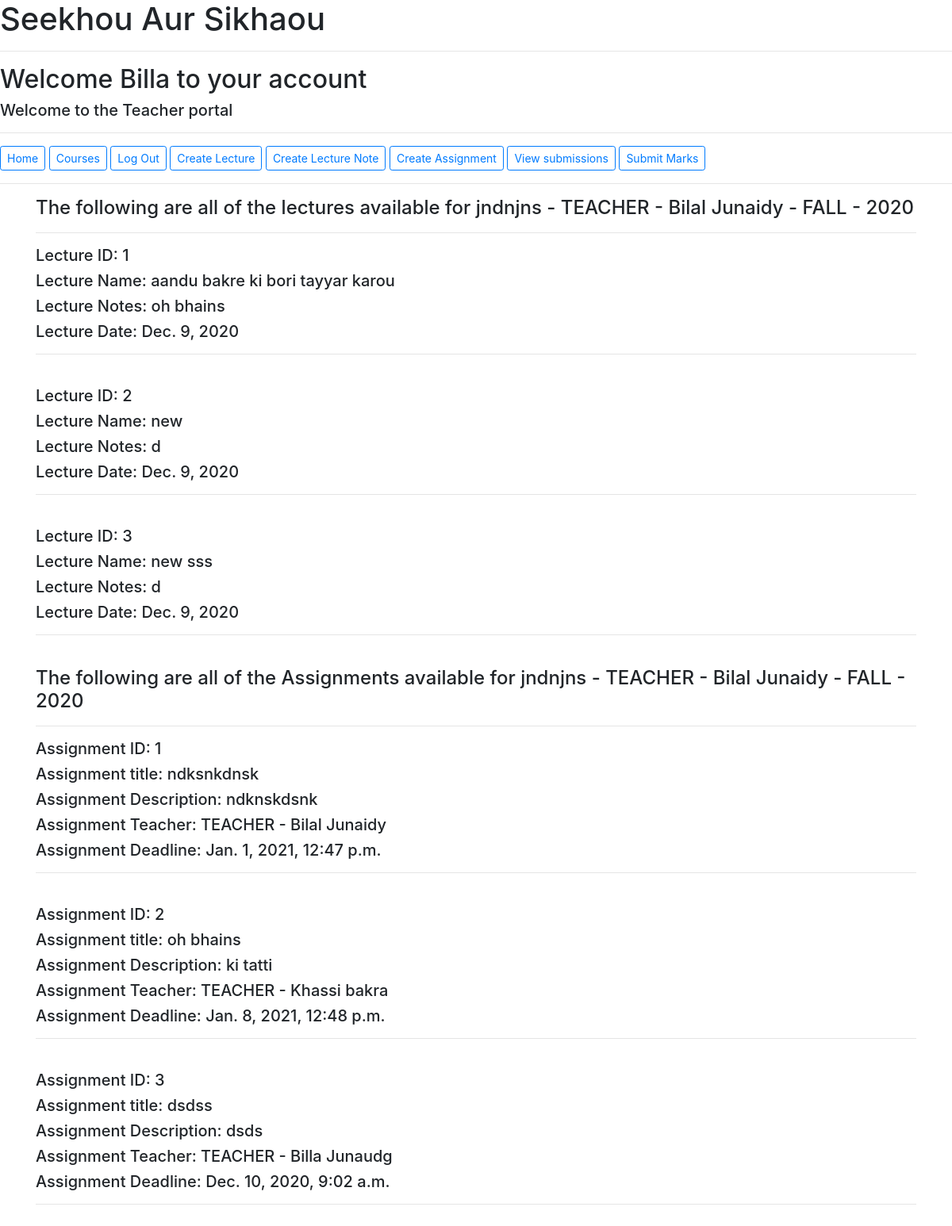
Screenshot of /learn/section/1 (signed in) with the database file from the repository.
### learn/models.py (models this page shows, shortened)
class User(AbstractUser):
    TYPE_OPTIONS = [
        ('STUDENT', 'Student'),
        ('TEACHER', 'Teacher'),
        ('PARENT', 'Parent'),
        ('ADMIN', 'Admin')
    ]
    GRADE_OPTIONS = [
        ('GRADE5','Grade 5'),
        ('GRADE6','Grade 6'),
        ('GRADE7','Grade 7'),
        ('GRADE8','Grade 8'),
        ('GRADE9','Grade 9'),
        ('GRADE10','Grade 10'),
        ('GRADE11','Grade 11'),
        ('GRADE12','Grade 12'),
        ('GRADE13','Grade 13'),
    ]
    GENDER_OPTIONS = [
        ('MALE','Male'),
        ('FEMALE','Female'),
    ]
    grade_level = models.CharField(max_length=7, choices=GRADE_OPTIONS, blank=True, default='GRADE5')
    type = models.CharField(max_length=7, choices=TYPE_OPTIONS, default='STUDENT', blank=True)
    parent = models.ForeignKey('self', on_delete=models.CASCADE, null=True, blank=True, related_name="users")
    gender = models.CharField(max_length=6, choices=GENDER_OPTIONS, null=True, blank=True, default='MALE')
    age = models.IntegerField(null=True, blank=True, validators=[MinValueValidator(7), MaxValueValidator(100)])
    is_teacher = models.BooleanField(_('Check box if the user is a teacher'), default = False)
    is_student = models.BooleanField(_('Check box if the user is a student'), default = False)
    def __str__(self):
        return f"{self.type} - {self.first_name} {self.last_name}"

class Section(models.Model):
    TERM_OPTIONS = [
        ('FALL','Fall'),
        ('WINTER','Winter'),
        ('SUMMER','Summer')
    ]
    name = models.CharField(max_length = 150)
    description = models.TextField()
    start_date = models.DateField()
    end_date = models.DateField()
    status = models.BooleanField(_('Section active or not'), default = True)
    academic_year = models.PositiveSmallIntegerField(default = datetime.date.today().year, validators = [MinValueValidator(datetime.date.today().year - 5), MaxValueValidator(datetime.date.today().year + 5)])
    academic_term = models.CharField(max_length=6, choices=TERM_OPTIONS, default='FALL', blank=False)
    course = models.ForeignKey('Course', on_delete=models.CASCADE, related_name="sections")
    teacher = models.ForeignKey('User', on_delete=models.CASCADE, related_name="sections")
    date_created = models.DateTimeField(default = timezone.now)
    student = models.ManyToManyField('User', blank=False, related_name = "section_students")
    def __str__(self):
        return f"{self.name} - {self.teacher} - {self.academic_term} - {self.academic_year}"

class Lecture(models.Model):
    course = models.ForeignKey('Course', on_delete=models.CASCADE, related_name="lectures")
    section = models.ForeignKey('Section', on_delete=models.CASCADE, related_name="lectures")
    name = models.CharField(max_length = 255)
    description = models.TextField()
    lecture_date = models.DateField()
    start_time = models.TimeField()
    end_time = models.TimeField()
    date_created = models.DateTimeField(default = timezone.now)
    teacher = models.ForeignKey('User', on_delete=models.CASCADE, related_name="lectures")

class Assignment(models.Model):
    title = models.CharField(max_length = 255)
    description = models.TextField()
    course = models.ForeignKey('Course', on_delete=models.CASCADE, related_name="assignments")
    section = models.ForeignKey('Section', on_delete=models.CASCADE, related_name="assignments")
    deadline = models.DateTimeField()
    status = models.BooleanField(_('Assignment available or not'),default=True)
    date_created = models.DateTimeField(default = timezone.now)
    teacher = models.ForeignKey('User', on_delete=models.CASCADE, related_name="assignments")

### learn/views.py (the view)
# urls.py: path("section/<str:section_id>", views.section, name="section"),
@login_required(login_url='login')
def section(request, section_id):
    current_section = Section.objects.get(pk = section_id)
    assignments = Assignment.objects.filter(section_id = section_id)
    lectures = Lecture.objects.filter(section_id = section_id)
    return render(request, "learn/section_view.html", {
        "assignments": assignments,
        "lectures": lectures,
        "section": current_section
    })

### learn/templates/learn/section_view.html (shortened to what this page needs)
{% extends "learn/layout.html" %}
{% block body %}
<h4>The following are all of the lectures available for {{section}}</h4>
<hr>
{% for item in lectures %}
        <h5>Lecture ID: {{item.id}}</h5>
        <h5>Lecture Name: {{item.name}}</h5>
        <h5>Lecture Notes: {{item.description}}</h5>
        <h5>Lecture Date: {{item.lecture_date}}</h5>
    <hr>
    <br>
{% endfor %}
<h4>The following are all of the Assignments available for {{section}}</h4>
<hr>
{% for item in assignments %}
        <h5>Assignment ID: {{item.id}}</h5>
        <h5>Assignment title: {{item.title}}</h5>
        <h5>Assignment Description: {{item.description}}</h5>
        <h5>Assignment Teacher: {{item.teacher}}</h5>
        <h5>Assignment Deadline: {{item.deadline}}</h5>
    <hr>
    <br>
{% endfor %}
{% endblock %}

### learn/templates/learn/layout.html (shortened to what this page needs)
{% load static %}
<!DOCTYPE html>
<html lang="en">
    <head>
        <link rel="stylesheet" href="https://stackpath.bootstrapcdn.com/bootstrap/4.4.1/css/bootstrap.min.css">
        <link rel="stylesheet" href="{% static 'learn/main.css' %}">
    </head>
    <body>
    <body>
            <h1>Seekhou Aur Sikhaou</h1>
            <hr>
        {% if user.is_authenticated %}
        <h2>Welcome {{ request.user.first_name }} to your account</h2>
        <h5>Welcome to the {{request.user.type.title}} portal</h5>
        {% endif %}
        <hr>
    {% if user.is_authenticated and not user.is_staff %}
    <a class="btn btn-sm btn-outline-primary" href="{% url 'index' %}">Home</a>
    <a class="btn btn-sm btn-outline-primary" href="{% url 'courses' %}">Courses</a>
    <a class="btn btn-sm btn-outline-primary" href="{% url 'logout' %}">Log Out</a>
    {% endif %}
    {% if user.is_authenticated and user.is_teacher %}
    <a class="btn btn-sm btn-outline-primary" href="{% url 'create_lecture' %}">Create Lecture</a>
    <a class="btn btn-sm btn-outline-primary" href="{% url 'create_lecturenote' %}">Create Lecture Note</a>
    <a class="btn btn-sm btn-outline-primary" href="{% url 'create_assignment' %}">Create Assignment</a>
    <a class="btn btn-sm btn-outline-primary" href="{% url 'view_submission' %}">View submissions</a>
    <a class="btn btn-sm btn-outline-primary" href="{% url 'create_mark' %}">Submit Marks</a>
    {% endif %}
    <hr>
        <div class="container">
            {% block body %}
            {% endblock %}
        </div>
    </body>
</html>

### rows the page displays
User: user.first_name "Billa", user.type "Teacher"
Section: name+teacher+academic_term "jndnjns - TEACHER - Bilal Junaidy - FALL - 2020"
Lecture: id "1", name "aandu bakre ki bori tayyar karou", description "oh bhains", lecture_date "Dec. 9, 2020"
Lecture: id "2", name "new", description "d", lecture_date "Dec. 9, 2020"
Lecture: id "3", name "new sss", description "d", lecture_date "Dec. 9, 2020"
Assignment: id "1", title "ndksnkdnsk", description "ndknskdsnk", teacher "TEACHER - Bilal Junaidy", deadline "Jan. 1, 2021, 12:47 p.m."
Assignment: id "2", title "oh bhains", description "ki tatti", teacher "TEACHER - Khassi bakra", deadline "Jan. 8, 2021, 12:48 p.m."
Assignment: id "3", title "dsdss", description "dsds", teacher "TEACHER - Billa Junaudg", deadline "Dec. 10, 2020, 9:02 a.m."
